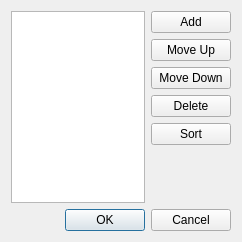
<?xml version="1.0" encoding="UTF-8"?>
<ui version="4.0">
 <class>adjustDlg</class>
 <widget class="QDialog" name="adjustDlg">
  <property name="geometry">
   <rect>
    <x>0</x>
    <y>0</y>
    <width>242</width>
    <height>242</height>
   </rect>
  </property>
  <property name="minimumSize">
   <size>
    <width>242</width>
    <height>242</height>
   </size>
  </property>
  <property name="windowTitle">
   <string>Edit Adjustments</string>
  </property>
  <property name="windowIcon">
   <iconset resource="Betty.qrc">
    <normaloff>:/Icons/Horse</normaloff>:/Icons/Horse</iconset>
  </property>
  <layout class="QVBoxLayout" name="verticalLayout_2">
   <item>
    <layout class="QHBoxLayout" name="horizontalLayout">
     <item>
      <widget class="QListWidget" name="listWidget"/>
     </item>
     <item>
      <layout class="QVBoxLayout" name="verticalLayout">
       <item>
        <widget class="QPushButton" name="pushButton">
         <property name="text">
          <string>Add</string>
         </property>
        </widget>
       </item>
       <item>
        <widget class="QPushButton" name="pushButton_2">
         <property name="text">
          <string>Move Up</string>
         </property>
        </widget>
       </item>
       <item>
        <widget class="QPushButton" name="pushButton_3">
         <property name="text">
          <string>Move Down</string>
         </property>
        </widget>
       </item>
       <item>
        <widget class="QPushButton" name="pushButton_4">
         <property name="text">
          <string>Delete</string>
         </property>
        </widget>
       </item>
       <item>
        <widget class="QPushButton" name="pushButton_5">
         <property name="text">
          <string>Sort</string>
         </property>
        </widget>
       </item>
       <item>
        <spacer name="verticalSpacer">
         <property name="orientation">
          <enum>Qt::Vertical</enum>
         </property>
         <property name="sizeHint" stdset="0">
          <size>
           <width>20</width>
           <height>40</height>
          </size>
         </property>
        </spacer>
       </item>
      </layout>
     </item>
    </layout>
   </item>
   <item>
    <widget class="QDialogButtonBox" name="buttonBox">
     <property name="orientation">
      <enum>Qt::Horizontal</enum>
     </property>
     <property name="standardButtons">
      <set>QDialogButtonBox::Cancel|QDialogButtonBox::Ok</set>
     </property>
    </widget>
   </item>
  </layout>
 </widget>
 <resources>
  <include location="Betty.qrc"/>
 </resources>
 <connections>
  <connection>
   <sender>buttonBox</sender>
   <signal>accepted()</signal>
   <receiver>adjustDlg</receiver>
   <slot>accept()</slot>
   <hints>
    <hint type="sourcelabel">
     <x>248</x>
     <y>254</y>
    </hint>
    <hint type="destinationlabel">
     <x>157</x>
     <y>274</y>
    </hint>
   </hints>
  </connection>
  <connection>
   <sender>buttonBox</sender>
   <signal>rejected()</signal>
   <receiver>adjustDlg</receiver>
   <slot>reject()</slot>
   <hints>
    <hint type="sourcelabel">
     <x>316</x>
     <y>260</y>
    </hint>
    <hint type="destinationlabel">
     <x>286</x>
     <y>274</y>
    </hint>
   </hints>
  </connection>
 </connections>
</ui>
